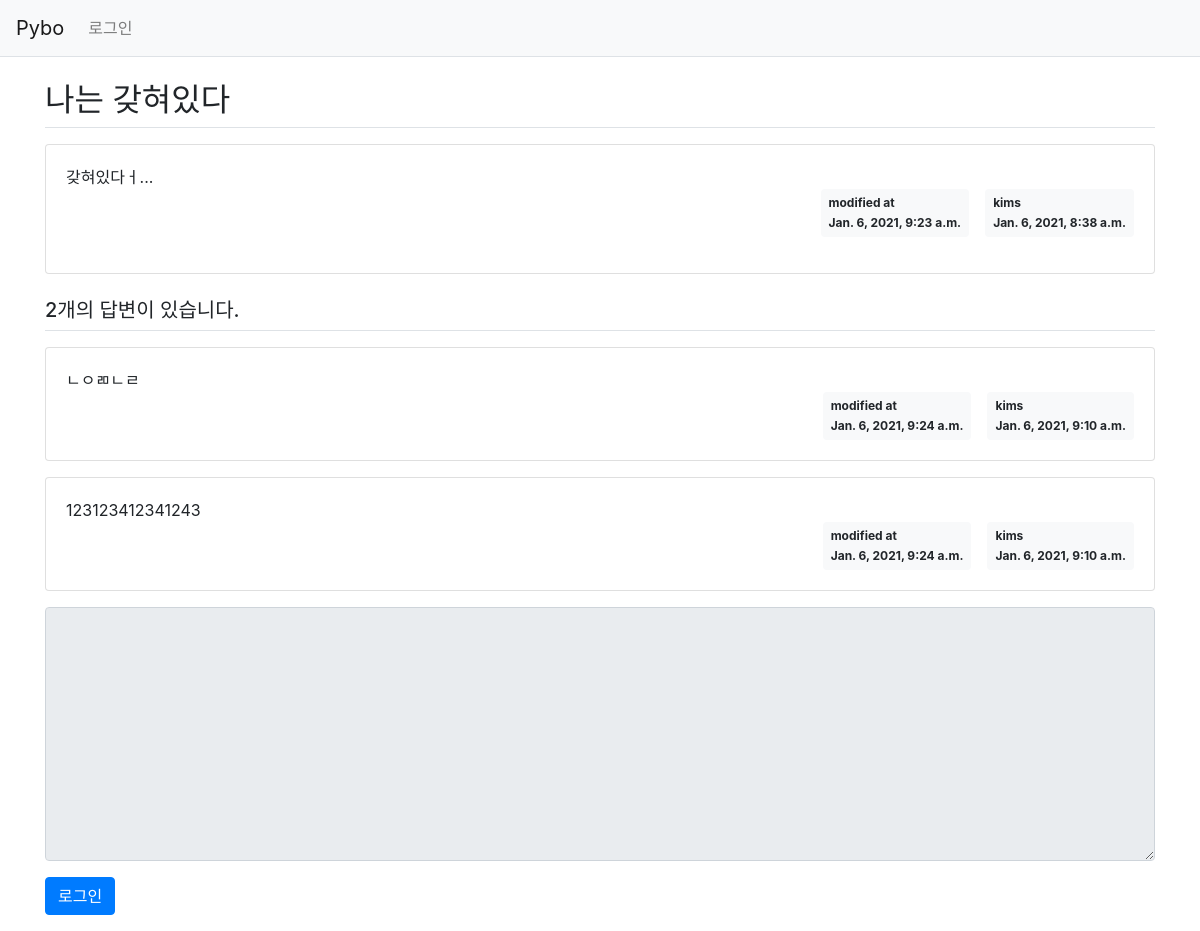
/pybo/317/, run on the app's committed database.
### apps/pybo/models.py (models this page shows, shortened)
class Question(models.Model):
    author = models.ForeignKey(User, on_delete=models.CASCADE)
    subject = models.CharField(max_length=200)
    content = models.TextField()
    create_date = models.DateTimeField()
    modify_date = models.DateTimeField(null=True, blank=True)

class Answer(models.Model):
    author = models.ForeignKey(User, on_delete=models.CASCADE)
    question = models.ForeignKey(Question, on_delete=models.CASCADE)
    content = models.TextField()
    create_date = models.DateTimeField()
    modify_date = models.DateTimeField(null=True, blank=True)
    """
        데이터 만들고 조회하기

        1. python manage.py shell 입력

        2. from apps.pybo.models import Question, Answer을 통하여 등록

        3. 입력
            - from django.utils import timezone -- 현재 시간 가져오기 위하여.
            - q = Question(subject='pybo가 무엇인가요?', content='pybo에 대해서 알고 싶습니다.', create_date=timezone.now())
            - q.save()

        4. 출력
         q.id --> 1
         모델 모두 조회 = Question.objects.all()
            특정 조건만 조회하고 싶은 경우 -> Question.objects.filter(조건식(ex. id=1))
            단, 여러개가 있을 경우, 조건에 맞는건 모두 조회하므로, 하나만 조회하고 싶을 경우, get(조건식)을 사용할 것!!!

        5. 수정
           - 우선 변경하고자 하는 데이터를 검색하여 변수에 할당한다. ex. q = Question.object.get(id=1) -- 반드시 'get()'으로 조회한 값으로 할당해야 한다.
           - 해당 변수의 속성값을 수정 ex. q.subject = 'asdf'
           - 저장 ex. q.save()

       6. 삭제
           - 수정과 같이, get()을 사용해 조회한 값을 특정 변수에 할당.
           - delete()함수를 사용하여 삭제.
           - 중간의 삭제되어도 기본키가 옮겨지는 등의 변화가 생기지 않는다.

       7. 외래키 넣기
           - 외래키의 대상이 되는 기본키 객체를 별도의 변수에 할당 ex. q = Question.objects.get(id=2)
           - 해당 객체를 외래키로 받을 모델객체 생성 후 변수에 할당 ex. a = Answer(question=q, content='네 자동으로 생성됩니다.', create_date=timezone.now())
           - 저장 ex. a.save()
           - Django 에서는 ORM 을 통하여, 단순 외래키로 연결이 된 것이 아닌, 객체끼리의 연결관계를 갖는다. 이렇게 의존하는 객체 또한 id를 통하여 기본키를 갖으며, 이는 별도의 키
           이므로, 객체간의 연결과는 관계가 없다. 대신, 연결된 객체를 통하여 해당 객체를 곧바로 호출하여 출력이 가능하다.

       8. answer_set 함수
           - 게시물 : 답변과 같이 1:N의 관계를 갖는 대상에 대하여 이러한 관계를 표현하기 위하여 사용한다.
           - ORM 관계에선 객체를 외래키로 받으므로, 이러한 기준으로 연결된 대상 객체들에 접근하기 위하여 사용한다. ex. q.answer_set.all()

    """

### apps/pybo/views.py (the view)
# urls.py: path('<int:question_id>/', views.detail, name='detail'),
def detail(request, question_id):
    question = get_object_or_404(Question, id=question_id)
    context = {'question': question}
    return render(request, 'pybo/question_detail.html', context)

### templates/pybo/question_detail.html (shortened to what this page needs)
{% extends 'pybo/base.html' %}
{% block content %}
    <div class="container my-3">
        <h2 class="border-bottom py-2">{{ question.subject }}</h2>
        <div class="card my-3">
            <div class="card-body">
                <div class="card-text" style="white-space: pre-line;">{{ question.content }}</div>
                <div class="d-flex justify-content-end">
                    {% if question.modify_date %}
                        <div class="badge badge-light p-2 text-left mx-3">
                            <div class="mb-2">modified at</div>
                            <div>{{ question.modify_date }}</div>
                        </div>
                    {% endif %}
                    <div class="badge badge-light p-2 text-left">
                        <div class="mb-2">{{ question.author.username }}</div>
                        <div>{{ question.create_date }}</div>
                    </div>
                </div>
            </div>
        </div>
        <h5 class="border-bottom my-3 py-2">{{ question.answer_set.count }}개의 답변이 있습니다.</h5>
        {% for answer in question.answer_set.all %}
            <div class="card my-3">
                <div class="card-body">
                    <div class="card-text" style="white-space: pre-line;">{{ answer.content }}</div>
                    <div class="d-flex justify-content-end">
                        {% if answer.modify_date %}
                            <div class="badge badge-light p-2 text-left mx-3">
                                <div class="mb-2">modified at</div>
                                <div>{{ answer.modify_date }}</div>
                            </div>
                        {% endif %}
                        <div class="badge badge-light p-2 text-left">
                            <div class="mb-2">{{ answer.author.username }}</div>
                            <div>{{ answer.create_date }}</div>
                        </div>
                    </div>
                </div>
            </div>
        {% endfor %}
        <form action="{% url 'pybo:answer_create' question.id %}" method="post" class="my-3">
            <div class="form-group">
            <textarea {% if not user.is_authenticated %} disabled {% endif %}
                                                         name="content" id="content" class="form-control"
                                                         rows="10"></textarea>
            </div>
            {% if not user.is_authenticated %}
                <a href="{% url 'common:login' %}" class="btn btn-primary">로그인</a>
            {% else %}
                <input type="submit" value="답변등록" class="btn btn-primary">
            {% endif %}
        </form>
    </div>
{% endblock %}

### data on the page
Question: subject "나는 갖혀있다", content "갖혀있다ㅓ...", modify_date "Jan. 6, 2021, 9:23 a.m.", author.username "kims", create_date "Jan. 6, 2021, 8:38 a.m.", answer_set.count "2"
Answer: content "ㄴㅇㄻㄴㄹ", modify_date "Jan. 6, 2021, 9:24 a.m.", author.username "kims", create_date "Jan. 6, 2021, 9:10 a.m."
Answer: content "123123412341243", modify_date "Jan. 6, 2021, 9:24 a.m.", author.username "kims", create_date "Jan. 6, 2021, 9:10 a.m."
